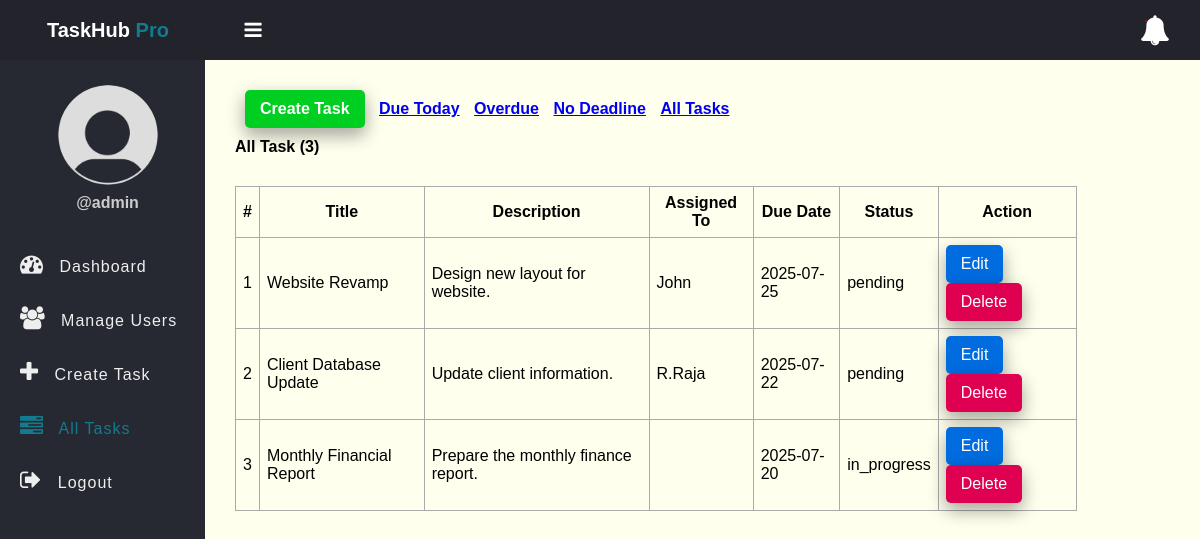
Screenshot of /tasks.php (signed in) with the database file from the repository.
### tables this page shows
CREATE TABLE tasks (
    id INT AUTO_INCREMENT PRIMARY KEY,
    title VARCHAR(100) NOT NULL,
    description TEXT,
    assigned_to INT,
    due_date DATE DEFAULT NULL,
    status ENUM('pending', 'in_progress', 'completed') DEFAULT 'pending',
    created_at TIMESTAMP DEFAULT CURRENT_TIMESTAMP,
    FOREIGN KEY (assigned_to) REFERENCES users(id)
);

CREATE TABLE users (
    id INT AUTO_INCREMENT PRIMARY KEY,
    full_name VARCHAR(50) NOT NULL,
    username VARCHAR(50) NOT NULL UNIQUE,
    password VARCHAR(255) NOT NULL,
    role ENUM('admin', 'employee') NOT NULL,
    created_at TIMESTAMP DEFAULT CURRENT_TIMESTAMP
);

### app/Model/Task.php (called while the page is built, shortened)
<?php
function get_all_tasks($conn){
	$sql = "SELECT * FROM tasks ORDER BY id DESC";
	$stmt = $conn->prepare($sql);
	$stmt->execute([]);
	if($stmt->rowCount() > 0){
		$tasks = $stmt->fetchAll();
	}else $tasks = 0;
	return $tasks;
}
function count_tasks($conn){
	$sql = "SELECT id FROM tasks";
	$stmt = $conn->prepare($sql);
	$stmt->execute([]);
	return $stmt->rowCount();
}

### app/Model/User.php (called while the page is built, shortened)
<?php
function get_all_users($conn){
	$sql = "SELECT * FROM users WHERE role =? ";
	$stmt = $conn->prepare($sql);
	$stmt->execute(["employee"]);
	if($stmt->rowCount() > 0){
		$users = $stmt->fetchAll();
	}else $users = 0;
	return $users;
}

### tasks.php (the view, shortened to what this page needs)
<?php
if (isset($_SESSION['role']) && isset($_SESSION['id']) && $_SESSION['role'] == "admin") {
    include "DB_connection.php";
    include "app/Model/Task.php";
    include "app/Model/User.php";
    $text = "All Task";
    if (isset($_GET['due_date']) &&  $_GET['due_date'] == "Due Today") {
    	$text = "Due Today";
      $tasks = get_all_tasks_due_today($conn);
      $num_task = count_tasks_due_today($conn);
    }else if (isset($_GET['due_date']) &&  $_GET['due_date'] == "Overdue") {
    	$text = "Overdue";
      $tasks = get_all_tasks_overdue($conn);
      $num_task = count_tasks_overdue($conn);
    }else if (isset($_GET['due_date']) &&  $_GET['due_date'] == "No Deadline") {
    	$text = "No Deadline";
      $tasks = get_all_tasks_NoDeadline($conn);
      $num_task = count_tasks_NoDeadline($conn);
    }else{
    	 $tasks = get_all_tasks($conn);
       $num_task = count_tasks($conn);
    }
    $users = get_all_users($conn);
 ?>
<!DOCTYPE html>
<html>
<head>
	<link rel="stylesheet" href="https://stackpath.bootstrapcdn.com/font-awesome/4.7.0/css/font-awesome.min.css">
	<link rel="stylesheet" href="css/style.css">
</head>
<body>
	<?php include "inc/header.php" ?>
	<div class="body">
		<?php include "inc/nav.php" ?>
		<section class="section-1">
			<h4 class="title-2">
				<a href="create_task.php" class="btn">Create Task</a>
				<a href="tasks.php?due_date=Due Today">Due Today</a>
				<a href="tasks.php?due_date=Overdue">Overdue</a>
				<a href="tasks.php?due_date=No Deadline">No Deadline</a>
				<a href="tasks.php">All Tasks</a>
			</h4>
         <h4 class="title-2"><?=$text?> (<?=$num_task?>)</h4>
			<?php if ($tasks != 0) { ?>
			<table class="main-table">
				<tr>
					<th>#</th>
					<th>Title</th>
					<th>Description</th>
					<th>Assigned To</th>
					<th>Due Date</th>
					<th>Status</th>
					<th>Action</th>
				</tr>
				<?php $i=0; foreach ($tasks as $task) { ?>
				<tr>
					<td><?=++$i?></td>
					<td><?=$task['title']?></td>
					<td><?=$task['description']?></td>
					<td>
						<?php
                  foreach ($users as $user) {
						if($user['id'] == $task['assigned_to']){
							echo $user['full_name'];
						}}?>
	            </td>
	            <td><?php if($task['due_date'] == "") echo "No Deadline";
	                      else echo $task['due_date'];
	               ?></td>
	            <td><?=$task['status']?></td>
					<td>
						<a href="edit-task.php?id=<?=$task['id']?>" class="edit-btn">Edit</a>
						<a href="delete-task.php?id=<?=$task['id']?>" class="delete-btn">Delete</a>
					</td>
				</tr>
			   <?php	} ?>
			</table>
		<?php }else { ?>
			<h3>Empty</h3>
		<?php  }?>
		</section>
	</div>
</body>
</html>
<?php }else{
   $em = "First login";
   header("Location: login.php?error=$em");
   exit();
}
 ?>

### inc/header.php (shortened to what this page needs)
<header class="header">
	<h2 class="u-name">TaskHub <b>Pro</b>
		<label for="checkbox">
			<i id="navbtn" class="fa fa-bars" aria-hidden="true"></i>
		</label>
	</h2>
	<span class="notification" id="notificationBtn">
		<i class="fa fa-bell" aria-hidden="true"></i>
		<span id="notificationNum"></span>
	</span>
</header>

### inc/nav.php
<nav class="side-bar">
			<div class="user-p">
				<img src="img/user.png">
				<h4>@<?=$_SESSION['username']?></h4>
			</div>
			<?php
               if($_SESSION['role'] == "employee"){
			 ?>
			<ul id="navList">
				<li>
					<a href="index.php">
						<i class="fa fa-tachometer" aria-hidden="true"></i>
						<span>Dashboard</span>
					</a>
				</li>
				<li>
					<a href="my_task.php">
						<i class="fa fa-tasks" aria-hidden="true"></i>
						<span>My Task</span>
					</a>
				</li>
				<li>
					<a href="profile.php">
						<i class="fa fa-user" aria-hidden="true"></i>
						<span>Profile</span>
					</a>
				</li>
				<li>
					<a href="notifications.php">
						<i class="fa fa-bell" aria-hidden="true"></i>
						<span>Notifications</span>
					</a>
				</li>
				<li>
					<a href="logout.php">
						<i class="fa fa-sign-out" aria-hidden="true"></i>
						<span>Logout</span>
					</a>
				</li>
			</ul>
		<?php }else { ?>
            <ul id="navList">
				<li>
					<a href="index.php">
						<i class="fa fa-tachometer" aria-hidden="true"></i>
						<span>Dashboard</span>
					</a>
				</li>
				<li>
					<a href="user.php">
						<i class="fa fa-users" aria-hidden="true"></i>
						<span>Manage Users</span>
					</a>
				</li>
				<li>
					<a href="create_task.php">
						<i class="fa fa-plus" aria-hidden="true"></i>
						<span>Create Task</span>
					</a>
				</li>
				<li>
					<a href="tasks.php">
						<i class="fa fa-tasks" aria-hidden="true"></i>
						<span>All Tasks</span>
					</a>
				</li>
				<li>
					<a href="logout.php">
						<i class="fa fa-sign-out" aria-hidden="true"></i>
						<span>Logout</span>
					</a>
				</li>
			</ul>
		<?php } ?>
		</nav>

### css/style.css (style rules this page uses)
* { padding: 0; margin: 0; box-sizing: border-box; font-family: arial, sans-serif; }
.header { display: flex; justify-content: space-between; align-items: center; padding: 15px 30px; background: #23242b; color: #fff; }
.u-name { font-size: 20px; padding-left: 17px; }
.u-name b { color: #127b8e; }
.header i { font-size: 30px; cursor: pointer; color: #fff; }
.header .notification { position: relative; cursor: pointer; }
.header .notification span { position: absolute; top: 5px; left: 5px; background: #C80000; padding: 1px; border-radius: 50%; }
.user-p { text-align: center; padding-left: 10px; padding-top: 25px; }
.user-p img { width: 100px; border-radius: 50%; }
.user-p h4 { color: #ccc; padding: 5px 0; }
.side-bar { width: 250px; background: #262931; min-height: 100vh; transition: 500ms width; }
.body { display: flex; }
.side-bar ul { margin-top: 20px; list-style: none; }
.side-bar ul li { font-size: 16px; padding: 15px 0px; padding-left: 20px; transition: 500ms background; white-space: nowrap; overflow: hidden; text-overflow: ellipsis; }
.side-bar ul li a { text-decoration: none; color: #eee; cursor: pointer; letter-spacing: 1px; }
.side-bar .active a { color: #127b8e !important; }
.side-bar .active a i { color: #127b8e !important; }
.side-bar ul li a i { display: inline-block; padding-right: 10px; font-size: 23px; }
#navbtn { display: inline-block; margin-left: 70px; font-size: 20px; transition: 500ms color; }
.section-1 { padding: 30px; }
.section-1 .title-2 { margin-bottom: 10px; }
.section-1 .title-2 .btn { text-decoration: none; display: inline-block; padding-left: 10px; border: none; background: #00CF22; padding: 10px 15px; color: #fff; font-size: 16px; border-radius: 5px; cursor: pointer; outline: none; transition: background 1s; box-shadow: 0 8px 16px 0 rgba(0,0,0,0.2), 0 6px 20px 0 rgba(0,0,0,0.19); }
.section-1 .title-2 a { display: inline-block; margin-left: 10px; }
.section-1 { width: 100%; background: #ffe; }
.main-table, .main-table tr, .main-table th, .main-table td { border: 1px solid #aaa; border-collapse: collapse; padding: 7px; }
.main-table { width: 90%; margin-top: 30px; }
.delete-btn { text-decoration: none; display: inline-block; padding-left: 10px; border: none; background: #E00051; padding: 10px 15px; color: #fff; font-size: 16px; border-radius: 5px; cursor: pointer; outline: none; transition: background 1s; box-shadow: 0 8px 16px 0 rgba(0,0,0,0.2), 0 6px 20px 0 rgba(0,0,0,0.19); }
.edit-btn { text-decoration: none; display: inline-block; padding-left: 10px; border: none; background: #006CE0; padding: 10px 15px; color: #fff; font-size: 16px; border-radius: 5px; cursor: pointer; outline: none; transition: background 1s; box-shadow: 0 8px 16px 0 rgba(0,0,0,0.2), 0 6px 20px 0 rgba(0,0,0,0.19); }

### rows the page displays
tasks: title "Website Revamp", description "Design new layout for website.", due_date "2025-07-25", status "pending"
users: full_name "John"
tasks: title "Client Database Update", description "Update client information.", due_date "2025-07-22", status "pending"
users: full_name "R.Raja"
tasks: title "Monthly Financial Report", description "Prepare the monthly finance report.", due_date "2025-07-20", status "in_progress"

### other values shown
$_SESSION['username'] "admin"
$text "All Task"
$num_task "3"
